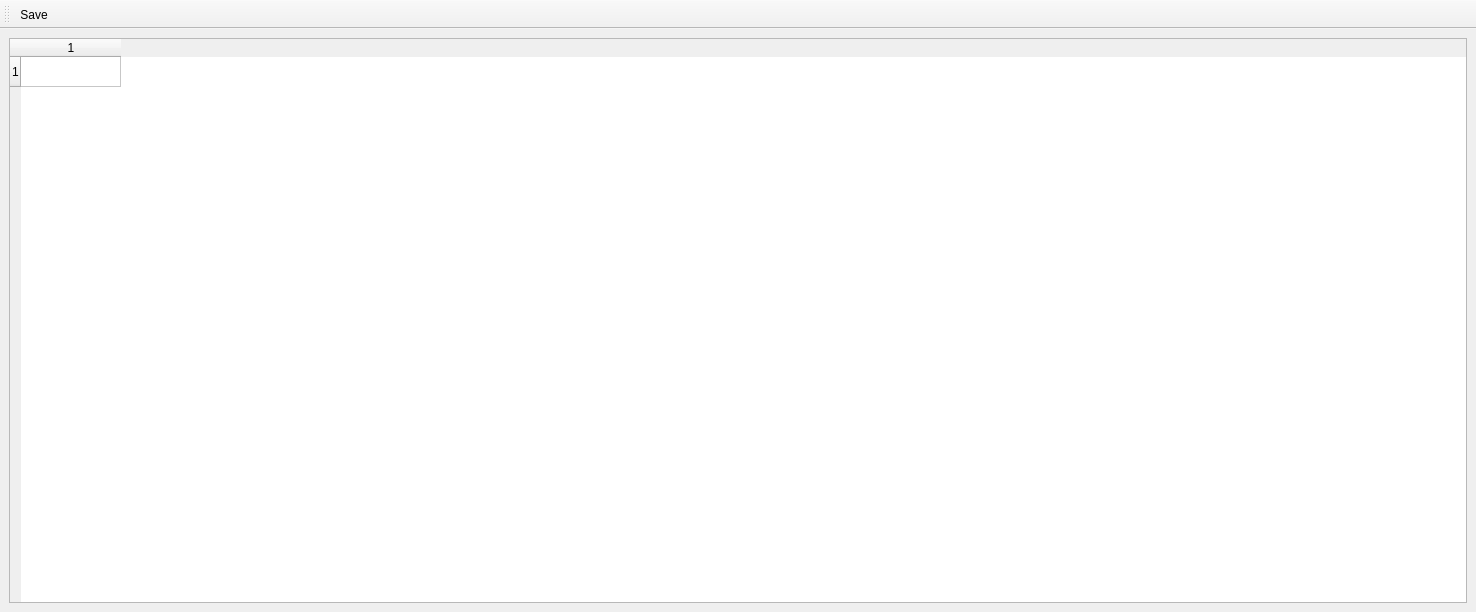
<?xml version="1.0" encoding="UTF-8"?>
<ui version="4.0">
 <class>PriceSheet</class>
 <widget class="QMainWindow" name="PriceSheet">
  <property name="geometry">
   <rect>
    <x>0</x>
    <y>0</y>
    <width>1476</width>
    <height>612</height>
   </rect>
  </property>
  <property name="windowTitle">
   <string>Starclitz - Price Sheet</string>
  </property>
  <property name="windowIcon">
   <iconset>
    <normaloff>rsc/starclitz-logo.ico</normaloff>rsc/starclitz-logo.ico</iconset>
  </property>
  <widget class="QWidget" name="centralwidget">
   <layout class="QVBoxLayout" name="verticalLayout">
    <item>
     <widget class="QTableWidget" name="tableWidgetPrices">
      <property name="sortingEnabled">
       <bool>true</bool>
      </property>
      <property name="rowCount">
       <number>1</number>
      </property>
      <property name="columnCount">
       <number>1</number>
      </property>
      <row/>
      <column/>
     </widget>
    </item>
   </layout>
  </widget>
  <widget class="QToolBar" name="toolBar">
   <property name="windowTitle">
    <string>toolBar</string>
   </property>
   <property name="movable">
    <bool>true</bool>
   </property>
   <property name="allowedAreas">
    <set>Qt::BottomToolBarArea|Qt::TopToolBarArea</set>
   </property>
   <property name="toolButtonStyle">
    <enum>Qt::ToolButtonIconOnly</enum>
   </property>
   <property name="floatable">
    <bool>false</bool>
   </property>
   <attribute name="toolBarArea">
    <enum>TopToolBarArea</enum>
   </attribute>
   <attribute name="toolBarBreak">
    <bool>false</bool>
   </attribute>
   <addaction name="actionSave"/>
  </widget>
  <action name="actionSave">
   <property name="icon">
    <iconset>
     <normaloff>rsc/save.ico</normaloff>rsc/save.ico</iconset>
   </property>
   <property name="text">
    <string>Save</string>
   </property>
  </action>
 </widget>
 <resources/>
 <connections/>
</ui>
